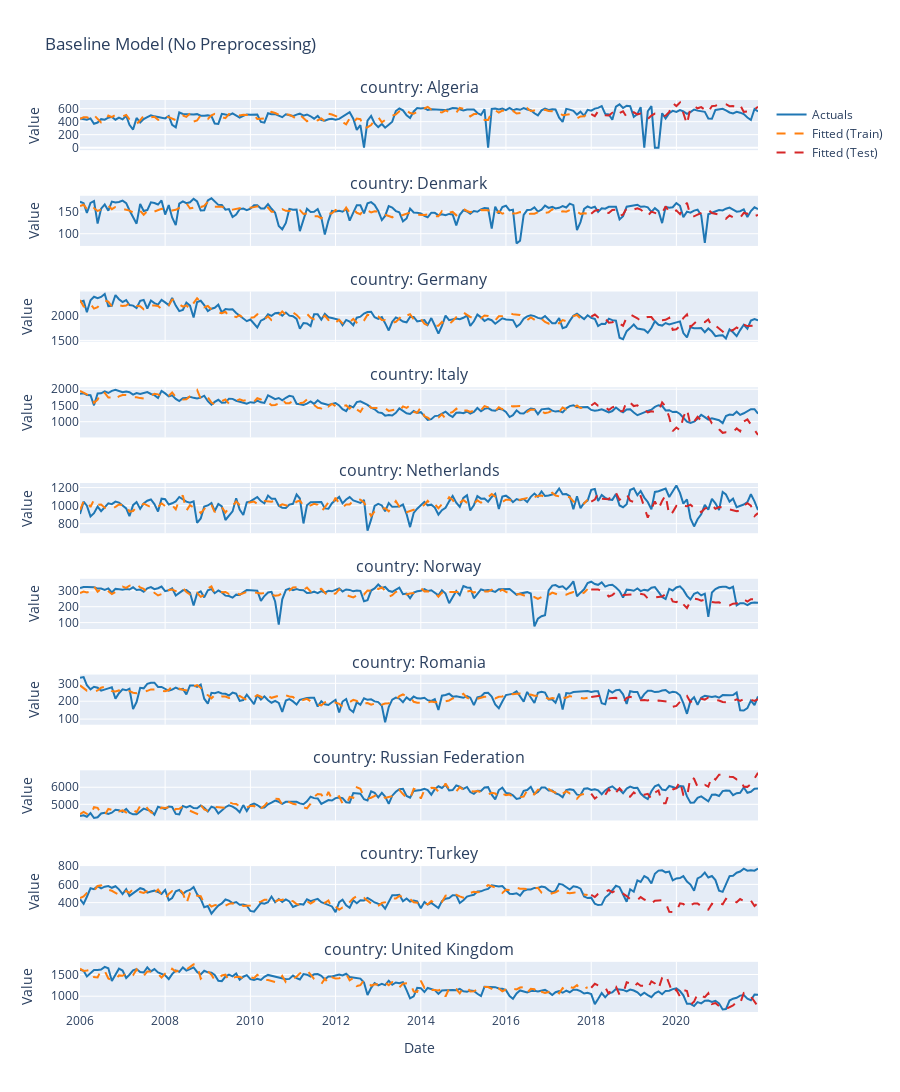

The code cell stored with this chart in its notebook:
### Markdown cell above
# 4b. Baseline Model (Workflow with fit_nested)

First, let's fit a baseline linear regression without any preprocessing.

### Code cell
# Baseline: No preprocessing
spec_baseline = linear_reg().set_engine("sklearn")
wf_baseline = workflow().add_formula(FORMULA_STR).add_model(spec_baseline).add_model_name("baseline").add_model_group_name("baseline_models")
fit_baseline = wf_baseline.fit_nested(train_data, group_col='country')
fit_baseline = fit_baseline.evaluate(test_data)

print("✓ Baseline model fitted successfully!")

# Extract outputs
outputs_baseline, coefs_baseline, stats_baseline = fit_baseline.extract_outputs()

display(outputs_baseline)
display(coefs_baseline)
display(stats_baseline)

# Plot forecast
fig = plot_forecast(fit_baseline, title="Baseline Model (No Preprocessing)")
fig.show()

# Extract preprocessed training data
processed_train = fit_baseline.extract_preprocessed_data(train_data, split='train')
processed_test = fit_baseline.extract_preprocessed_data(test_data, split='test')    

display(processed_train.tail(10))
display(processed_test.head(10))
